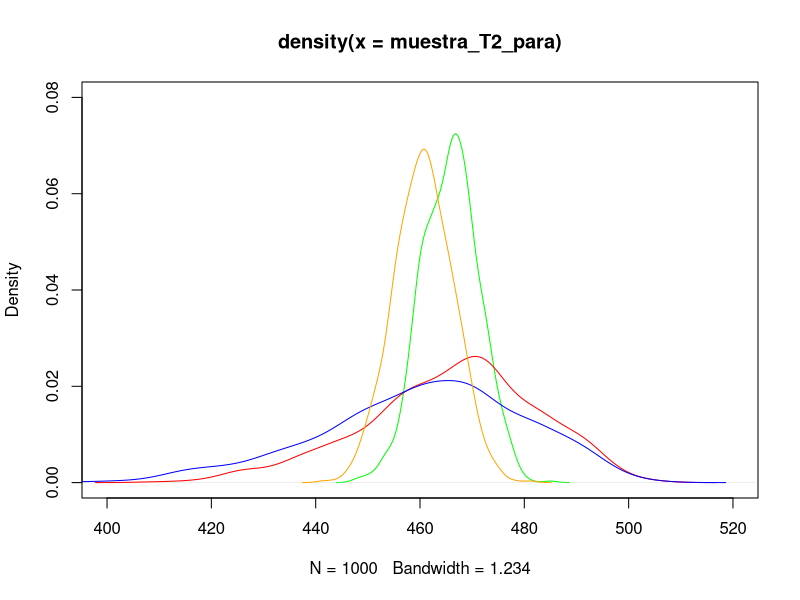

Generate this figure with R: (Note: this script raises an error after producing the figure.)
x <- c(500, 488, 426, 510, 450, 368, 508, 514, 426, 476, 512, 526, 444, 524, 236)

T1 <- function(x) { mean(x) }
T2 <- function(x) {( -1 + sqrt(1 + 4 * mean(x^2))) / 2}
lambda_m1 <- T1(x)
lambda_m2 <- T2(x)
set.seed(2023)
B <- 1000
muestra_T1_nopa <- vector("numeric", B)
muestra_T2_nopa <- vector("numeric", B)
muestra_T1_para <- vector("numeric", B)
muestra_T2_para <- vector("numeric", B)
for (i in 1:B) {
  x_nopa <- sample(x, size=length(x), replace=TRUE)
  x_para_T1 <- rpois(length(x), lambda_m1)
  x_para_T2 <- rpois(length(x), lambda_m2)
  muestra_T1_nopa[i] <- T1(x_nopa)
  muestra_T2_nopa[i] <- T2(x_nopa)
  muestra_T1_para[i] <- T1(x_para_T1)
  muestra_T2_para[i] <- T2(x_para_T2)
}

plot(density(muestra_T2_para), col="green", xlim=c(400, 520), ylim=c(0, 0.08))
lines(density(muestra_T2_nopa), col="red")
lines(density(muestra_T1_nopa), col="blue")
lines(density(muestra_T1_para), col="orange")

c(mean(muestra_T1_nopa), sd(muestra_T1_nopa))
c(mean(muestra_T2_nopa), sd(muestra_T2_nopa))
c(mean(muestra_T1_para), sd(muestra_T1_para))
c(mean(muestra_T2_para), sd(muestra_T2_para))

# IC cuantiles
alfa <- 0.05
quantile(muestra_T1_nopa, c(alfa / 2, 1 - alfa / 2))
quantile(muestra_T2_nopa, c(alfa / 2, 1 - alfa / 2))
# IC aprox normal
lambda_m1 + sd(muestra_T1_nopa) * qnorm(c(alfa / 2, 1 - alfa / 2))
lambda_m2 + sd(muestra_T2_nopa) * qnorm(c(alfa / 2, 1 - alfa / 2))

###### Cronometrando creacion de vectores ######
t0 <- proc.time()
res <- c()
for (i in 1:n) {
  # res <- c(res, runif(1))
  res[i] <- runif(1)
}
proc.time() - t0
mean(res)
sd(res)

n <- 1000000
t0 <- proc.time()
res <- vector("numeric", n)
for (i in 1:n) {
  res[i] <- runif(1)
}
proc.time() - t0
mean(res)
sd(res)


##### RNG
set.seed(2023)
sum(.Random.seed)
runif(1)
sum(.Random.seed)
